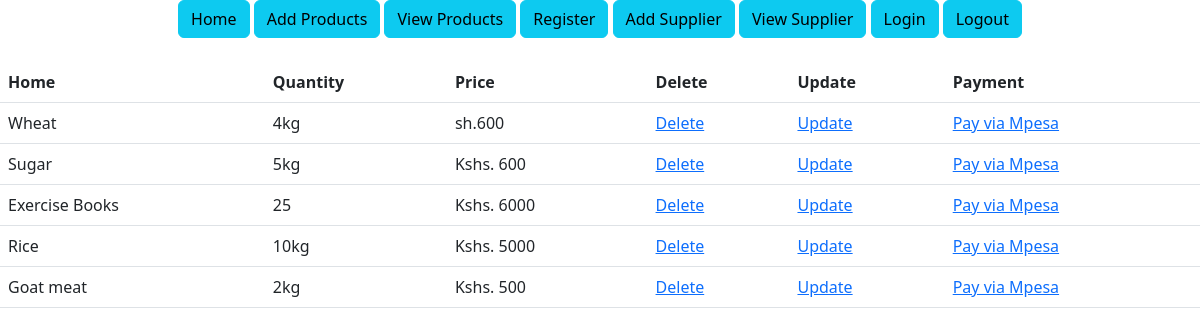
The page /products/ (signed in) on the database as committed earlier.
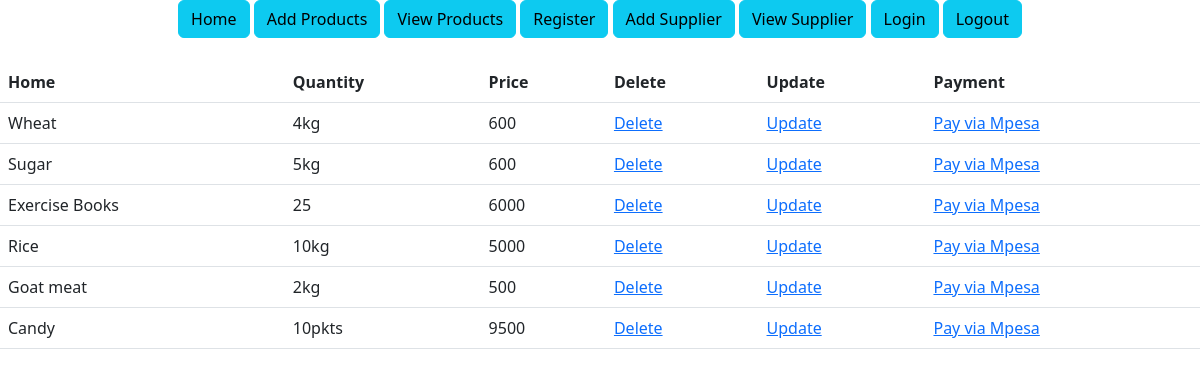
The same page on the database as committed later.
### MidMorningDjangoRegistration/models.py (models this page shows)
class Product(models.Model):
    prod_name = models.CharField(max_length=30, blank=False, null=False)
    prod_quantity = models.CharField(max_length=30, blank=False, null=False)
    prod_price = models.CharField(max_length=30, blank=False, null=False)

### MidMorningDjangoRegistration/views.py (the view)
# urls.py: path('products/', general_views.view_products, name='products'),
@login_required()
def view_products(request):
    products = Product.objects.all()
    return render(request, 'products.html', {'products': products})

### templates/products.html
{% extends 'base.html' %}
{% block content %}
    <div class="row">
        <div class="col-12">
            <table class="table">
                <tr>
                    <th>Home</th>
                    <th>Quantity</th>
                    <th>Price</th>
                    <th>Delete</th>
                    <th>Update</th>
                    <th>Payment</th>
                </tr>
                {% for product in products %}
                    <tr>
                        <td>{{ product.prod_name }}</td>
                        <td>{{ product.prod_quantity }}</td>
                        <td>{{ product.prod_price }}</td>
                        <td><a href="/delete-product/{{ product.id }}">Delete</a></td>
                        <td><a href="/update-product/{{ product.id }}">Update</a></td>
                        <td><a href="/payment/{{ product.id }}">Pay via Mpesa</a></td>
                    </tr>
                {% endfor %}
            </table>
        </div>
    </div>
{% endblock %}

### templates/base.html (shortened to what this page needs)
<!DOCTYPE html>
<html lang="en">
<head>
    {% load static %}
    {% load crispy_forms_tags %}
    <link rel="stylesheet" href="{% static 'bootstrap-5.3.0-alpha1-dist/css/bootstrap.css' %}">
</head>
<body>
<section class="navigation-section">
    <div class="navigation-section-container d-flex justify-content-center mb-4">
        <nav class="navigation">
            <a href="{% url 'home' %}"><button class="btn btn-info">Home</button></a>
            <a href="{% url 'add-product' %}"><button class="btn btn-info">Add Products</button></a>
            <a href="{% url 'products' %}"><button class="btn btn-info">View Products</button></a>
            <a href="{% url 'register' %}"><button class="btn btn-info">Register</button></a>
            <a href="{% url 'add-supplier' %}"><button class="btn btn-info">Add Supplier</button></a>
            <a href="{% url 'suppliers' %}"><button class="btn btn-info">View Supplier</button></a>
            <a href="{% url 'login' %}"><button class="btn btn-info">Login</button></a>
            <a href="{% url 'logout' %}"><button class="btn btn-info">Logout</button></a>
        </nav>
    </div>
</section>
{% block content %}
{% endblock %}
</body>

Rows that differ between the two databases and show on the page:
changed Product "Wheat": prod_price "sh.600" → "600"
changed Product "Sugar": prod_price "Kshs. 600" → "600"
changed Product "Exercise Books": prod_price "Kshs. 6000" → "6000"
changed Product "Rice": prod_price "Kshs. 5000" → "5000"
changed Product "Goat meat": prod_price "Kshs. 500" → "500"
added Product: prod_name "Candy", prod_quantity "10pkts", prod_price "9500"
